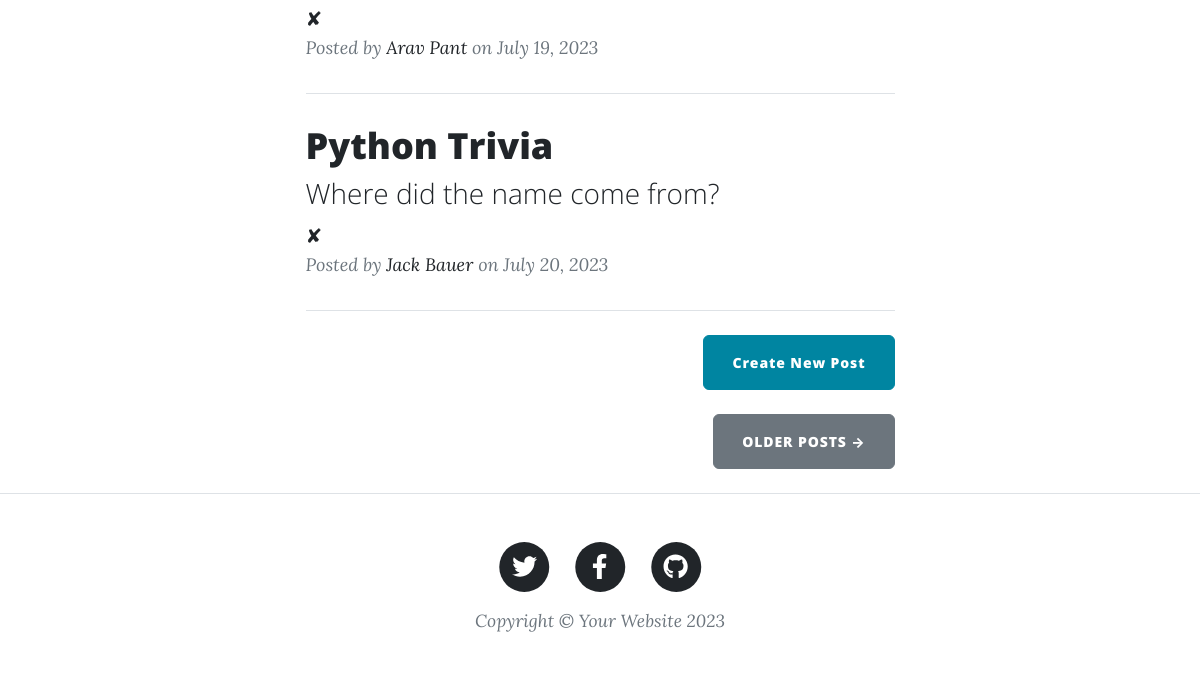
The app's page / (lower part), older data.
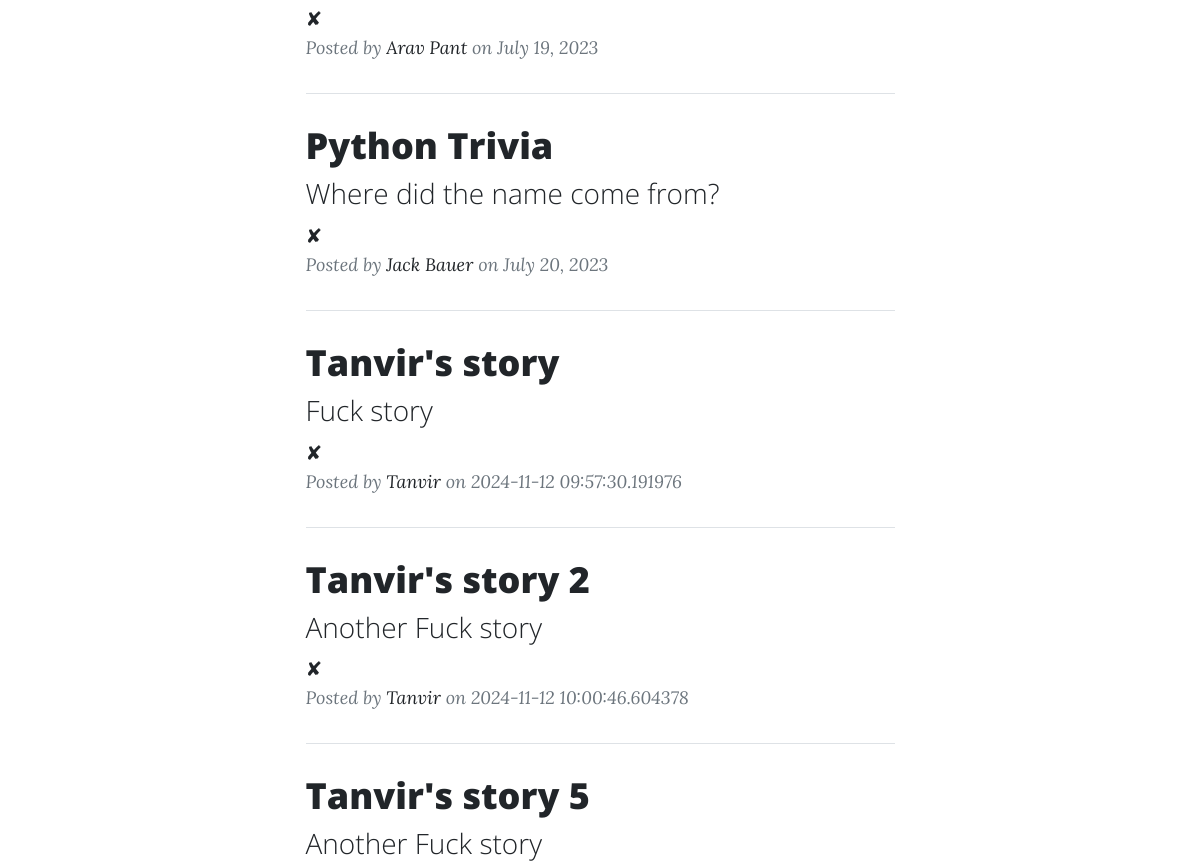
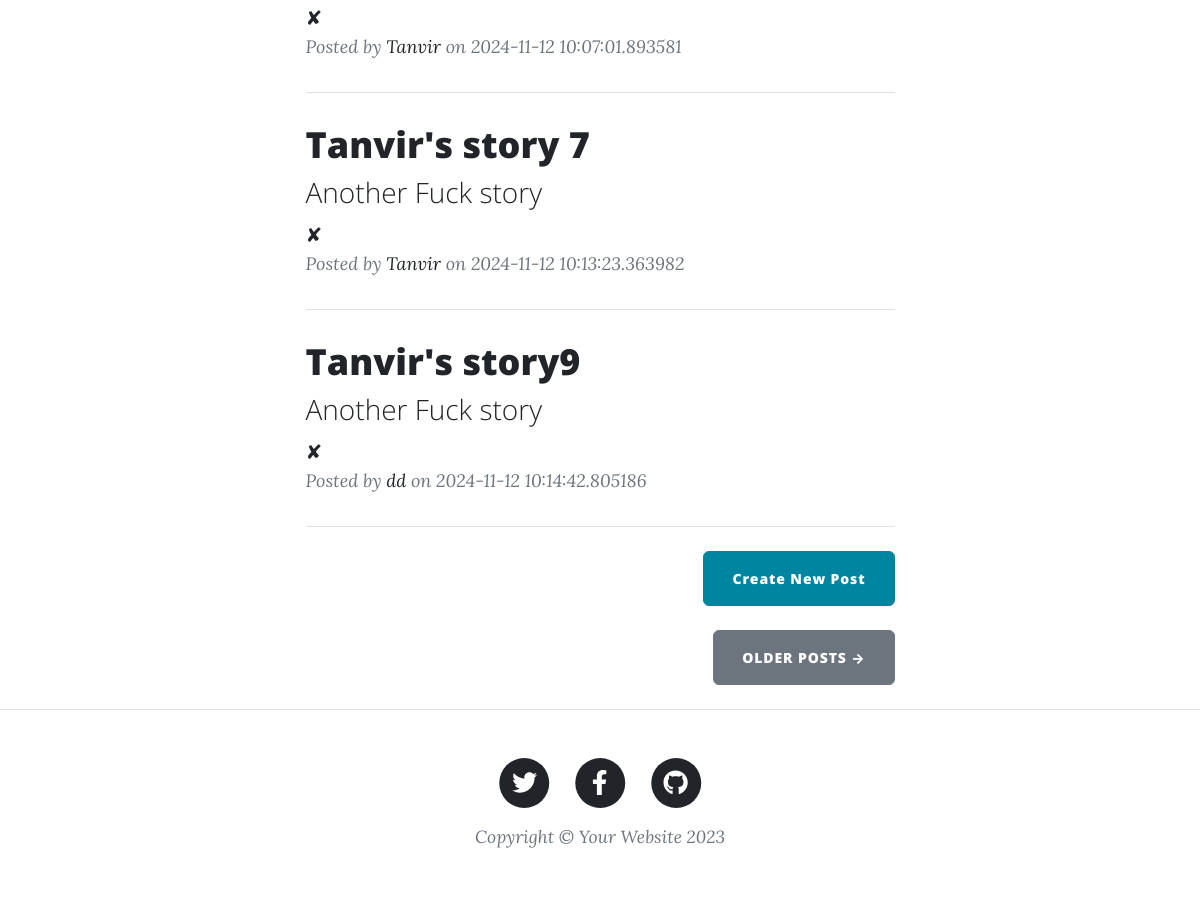
The same page, newer data (2 pictures, top to bottom).
### main.py (models this page shows)
class BlogPost(db.Model):
    id: Mapped[int] = mapped_column(Integer, primary_key=True)
    title: Mapped[str] = mapped_column(String(250), nullable=False)
    subtitle: Mapped[str] = mapped_column(String(250), nullable=False)
    date: Mapped[str] = mapped_column(String(250), nullable=False)
    body: Mapped[str] = mapped_column(Text, nullable=False)
    author: Mapped[str] = mapped_column(String(250), nullable=False)
    img_url: Mapped[str] = mapped_column(String(250), nullable=False)

### main.py (the view)
@app.route('/')
def get_all_posts():
    result = db.session.execute(db.select(BlogPost))
    posts = result.scalars().all()
    return render_template("index.html", all_posts=posts)

### templates/index.html (shortened to what this page needs)
{% include "header.html" %}
<div class="container px-4 px-lg-5">
  <div class="row gx-4 gx-lg-5 justify-content-center">
    <div class="col-md-10 col-lg-8 col-xl-7">
      {% for post in all_posts %}
      <div class="post-preview">
        <a href="{{ url_for('show_post', post_id=post.id) }}">
          <h2 class="post-title">{{ post.title }}</h2>
          <h3 class="post-subtitle">{{ post.subtitle }}</h3>
        </a>
        <a href="{{ url_for('delete', post_id = post.id)}}">✘ </a>
        <p class="post-meta">
          Posted by
          <a href="#">{{post.author}}</a>
          on {{post.date}}
        </p>
      </div>
      <hr class="my-4" />
      {% endfor %}
      <div class="d-flex justify-content-end mb-4">
        <a
          class="btn btn-primary float-right"
          href="{{ url_for('add_new_post')}}"
          >Create New Post</a
        >
      </div>
      <div class="d-flex justify-content-end mb-4">
        <a class="btn btn-secondary text-uppercase" href="#!">Older Posts →</a>
      </div>
    </div>
  </div>
</div>
{% include "footer.html" %}

Row changes from the older to the newer data that the page shows:
added BlogPost: title "Tanvir's story", subtitle "Fuck story", author "Tanvir", date "2024-11-12 09:57:30.191976"
added BlogPost: title "Tanvir's story 2", subtitle "Another Fuck story", author "Tanvir", date "2024-11-12 10:00:46.604378"
added BlogPost: title "Tanvir's story 5", subtitle "Another Fuck story", author "Tanvir", date "2024-11-12 10:07:01.893581"
added BlogPost: title "Tanvir's story 7", subtitle "Another Fuck story", author "Tanvir", date "2024-11-12 10:13:23.363982"
added BlogPost: title "Tanvir's story9", subtitle "Another Fuck story", author "dd", date "2024-11-12 10:14:42.805186"
